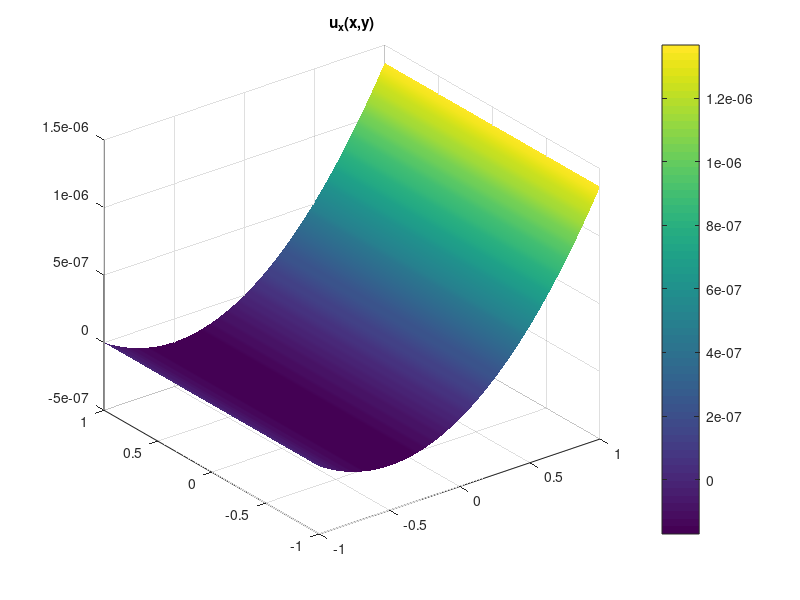
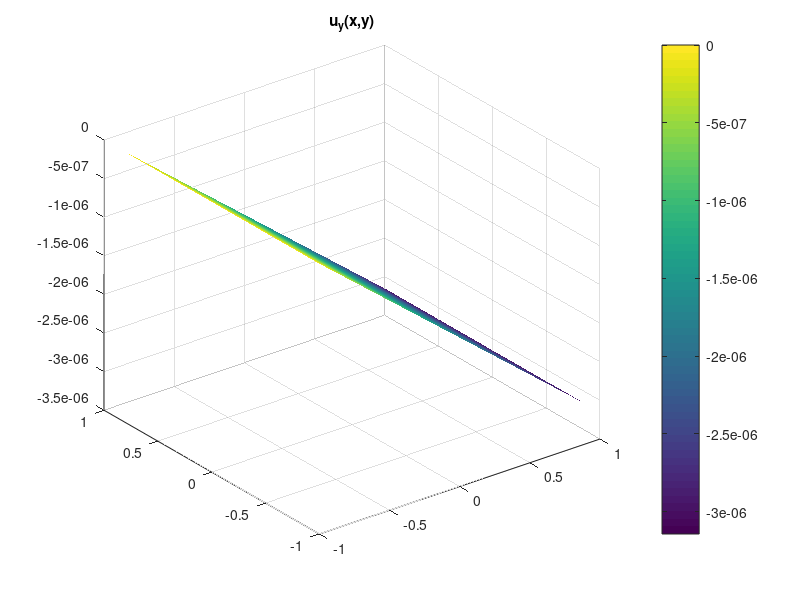
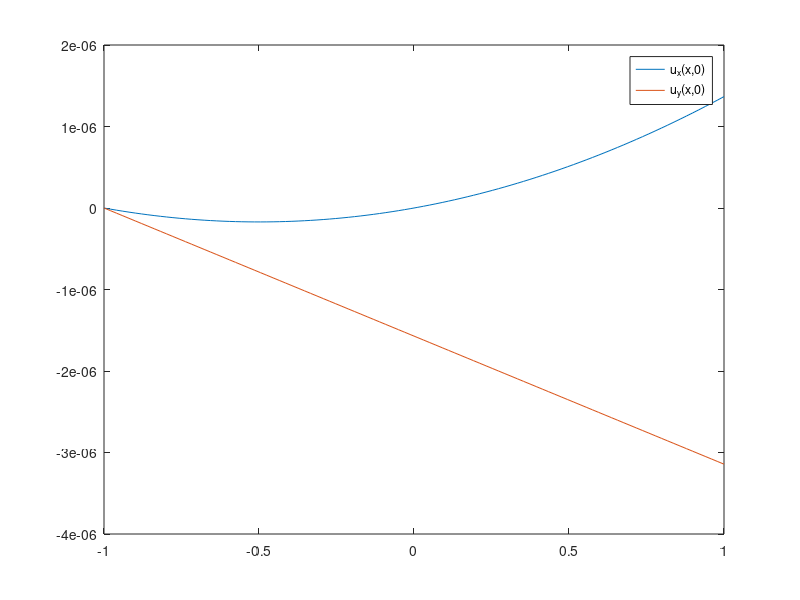
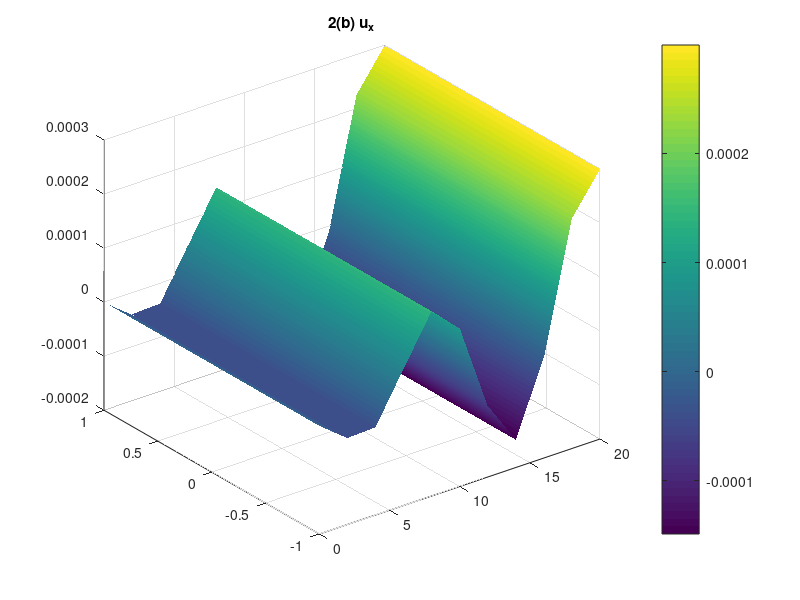

Reproduce these figures in MATLAB, in order.
function [M2b, ux_N, uy_N] = q2()
%% Global variables
global E nu alpha beta dg_ijdx dg_ijdy dg_ijdx_gen dg_ijdy_gen

%% Physical problem parameters
E = 1.18e11; % Young's modulus for titanium Ti-6Al-2Nb-1Ta-0.8Mo [N/m^2]
nu = 0.31;   % Poisson's ratio for Titanium Ti-6Al-2Nb-1Ta-0.8Mo
alpha = E/(1-nu^2);
beta = (1-nu)/2;
% syms E nu alpha beta; % uncomment to calculate M analytically

%% Function handles for the bilinear basis functions and their derivatives
% Cell array with function handles for the four g_ij basis functions.
% i,j = 1 corresponds to the - subscript. i,j = 2 to the + subscript.
% E.g. g_ij{2,1} returns the g_+- function handle.
g_ij = {@(x,y) (1+x).*(1+y)./4, @(x,y) (1+x).*(1-y)./4;  % g_--, g_-+
        @(x,y) (1-x).*(1+y)./4, @(x,y) (1-x).*(1-y)./4}; % g_+-, g_++

% Generalized basis functions over the domain [x0-a,x0+a]x[y0-b,y0+b]
g_ij_gen = {@(x,y,x0,y0,a,b)  (x-(x0-a))*(y-(y0-b))/(4*a*b), ...
            @(x,y,x0,y0,a,b) -(x-(x0+a))*(y-(y0-b))/(4*a*b);
            @(x,y,x0,y0,a,b) -(x-(x0-a))*(y-(y0+b))/(4*a*b), ...
            @(x,y,x0,y0,a,b)  (x-(x0+a))*(y-(y0+b))/(4*a*b)};
    
% Function handles for the x-derivatives of the basis functions g_ij.
% Note: Returned function handles are still multivariate (x,y) to remain
% compatible with our 2D Gauss-Legendre quadrature function, which
% integrates them over the unit square.
dg_ijdx = {@(x,y)  (1+y)/4, @(x,y)  (1-y)/4;  % dg_--/dx, dg_-+/dx
           @(x,y) -(1+y)/4, @(x,y) -(1-y)/4}; % dg_+-/dx, dg_++/dx

% x derivative of the generalized basis functions
dg_ijdx_gen = {@(x,y,x0,y0,a,b)  (y-(y0-b))/(4*a*b), ...
               @(x,y,x0,y0,a,b) -(y-(y0-b))/(4*a*b);
               @(x,y,x0,y0,a,b) -(y-(y0+b))/(4*a*b), ...
               @(x,y,x0,y0,a,b)  (y-(y0+b))/(4*a*b)};

% Function handles for the y-derivatives of the basis functions g_ij.
dg_ijdy = {@(x,y) (1+x)/4, @(x,y) -(1+x)/4;  % dg_--/dy, dg_-+/dy
           @(x,y) (1-x)/4, @(x,y) -(1-x)/4}; % dg_+-/dy, dg_++/dy

% y derivatives of the generalized basis functions
dg_ijdy_gen = {@(x,y,x0,y0,a,b)  (x-(x0-a))/(4*a*b), ...
               @(x,y,x0,y0,a,b) -(x-(x0+a))/(4*a*b);
               @(x,y,x0,y0,a,b) -(x-(x0-a))/(4*a*b), ...
               @(x,y,x0,y0,a,b)  (x-(x0+a))/(4*a*b)};
       
%% Problem 2(a): single element (unit square) beam under stress
% Build M matrix block by block.
M = zeros(8,8);
% M = sym('M', [8 8]);  % uncomment to calculate M analytically
for gamma=1:4
    for delta=1:4
        M(2*gamma-1:2*gamma, 2*delta-1:2*delta) = B(gamma, delta);
    end
end

% Build right hand side vector containing the forces.
F_delta = 8e4; % [N/m^2]

g_11 = g_ij{1,1};
g_12 = g_ij{1,2};
g_21 = g_ij{2,1};
g_22 = g_ij{2,2};

b = zeros(8,1);
b(2) = -F_delta * g_11(1,0);
b(4) = -F_delta * g_12(1,0);
b(6) = -F_delta * g_21(1,0);
b(8) = -F_delta * g_22(1,0);

% Imposing that u_x = 0 and u_y = 0 for x=-1, -1<=y<=1 is equivalent to imposing
% that a_+-, a_++, b+-, and b_++ all equal zero. So we are just interested in
% solving the top left 4x4 system of linear equations.
M2a = M(1:4,1:4);
b2a = b(1:4);
a2a = M2a \ b2a;

% Calculate and plot deflection fields from the a_ij, b_ij coefficients.
ux = @(x,y) a2a(1).*g_ij{1,1}(x,y) + a2a(3).*g_ij{1,2}(x,y);
uy = @(x,y) a2a(2).*g_ij{1,1}(x,y) + a2a(4).*g_ij{1,2}(x,y);
x = repmat(linspace(-1,1,100),[100,1]);
y = repmat(linspace(-1,1,100),[100,1]);
ux_xy = ux(x,y);
uy_xy = uy(x,y);

figure;
surf(x, y', ux_xy); shading interp; colorbar; title('u_x(x,y)');

figure;
surf(x, y', uy_xy); shading interp; colorbar; title('u_y(x,y)');

figure;
plot(x(end/2,:), ux_xy(end/2,:)', x(end/2,:), uy_xy(end/2,:)');
legend('u_x(x,0)', 'u_y(x,0)');

%% Problem 2(b): rectangular beam (composed of N elements) under stress
N = 10;

% Assemble the block-diagonal matrix element by element.
M2b = zeros(4*(N+1), 4*(N+1));
for n=1:N
    x0 = 2*n-1;
    y0 = 0;
    a = 1;
    b = 1;
    
    M2 = zeros(8,8);
    for gamma=1:4
        for delta=1:4
            M2(2*gamma-1:2*gamma, 2*delta-1:2*delta) = ...
                B_gen(gamma, delta, x0, y0, a, b);
        end
    end
    
    % We want M2 in the order ++, +-, -+, -- so the matrices corresponding
    % to different elements overlap correctly.
    M2 = fliplr(flipud(M2));
    
    M2b(4*n-3:4*n+4, 4*n-3:4*n+4) = M2;
end

% Imposing the u_x = u_y = 0 BC at the left wall.
M2b(1:4,1:4) = zeros(4,4);
M2b(5:8,1:4) = zeros(4,4);
M2b(1:4,5:8) = zeros(4,4);

x0 = 2*N-1;
y0 = 0;
a = 1;
b = 1;

g_11_gen = g_ij_gen{1,1};
g_12_gen = g_ij_gen{1,2};
g_21_gen = g_ij_gen{2,1};
g_22_gen = g_ij_gen{2,2};

b2b = zeros(4*N+4,1);
b2b(end)   = -F_delta * g_11_gen(2*N,0,x0,y0,a,b);
b2b(end-2) = -F_delta * g_12_gen(2*N,0,x0,y0,a,b);
b2b(end-4) = -F_delta * g_21_gen(2*N,0,x0,y0,a,b);
b2b(end-6) = -F_delta * g_22_gen(2*N,0,x0,y0,a,b);

% Solve for the coefficients ignoring the four coefficients for element 1
% that we know must be zero to satisfy the BCs.
a2b = zeros(4*N+4,1);
a2b(5:end) = M2b(5:end, 5:end) \ b2b(5:end);

ux_N = [];
uy_N = [];

% Calculate the deflection fields from the a_ij, b_ij coefficients for each
% element.
for n=1:N
    a_n = a2b(4*n-3:4*n+4);
    aij = a_n(1:2:7);
    bij = a_n(2:2:8);
 
    x0 = 2*n-1;
    y0 = 0;
    a = 1;
    b = 1;
    ux = @(x,y) aij(4).*g_ij_gen{1,1}(x,y,x0,y0,a,b) ...
              + aij(3).*g_ij_gen{1,2}(x,y,x0,y0,a,b) ...
              + aij(2).*g_ij_gen{2,1}(x,y,x0,y0,a,b) ...
              + aij(1).*g_ij_gen{2,2}(x,y,x0,y0,a,b);
    uy = @(x,y) bij(4).*g_ij_gen{1,1}(x,y,x0,y0,a,b) ...
              + bij(3).*g_ij_gen{1,2}(x,y,x0,y0,a,b) ...
              + bij(2).*g_ij_gen{2,1}(x,y,x0,y0,a,b) ...
              + bij(1).*g_ij_gen{2,2}(x,y,x0,y0,a,b);
    
    x = repmat(linspace(2*n-2,2*n,100), [100,1]);
    y = repmat(linspace(-1,1,100), [100,1]);
    
    ux_N = [ux_N; ux(x,y)'];
    uy_N = [uy_N; uy(x,y)'];
end

x = linspace(0,2*N,100*N);
y = linspace(-1,1,100);
figure; surf(x,y,ux_N'); title('2(b) u_x'); shading interp; colorbar;
figure; surf(x,y,uy_N'); title('2(b) u_y'); shading interp; colorbar;
end

%% Gauss-Legendre quadrature integration
function integral = gauss_legendre_quadrature_2D(f, x1, x2, y1, y2)
% Integrate the function f(x,y) over the domain [x1,x2]x[y1,y2] using
% Gaussian quadrature with a unit weighing function \omega(x,y)=1 so the
% associated polynomials are the Legendre polynomials and thus the method
% is known as Gauss-Legendre quadrature with two quadrature points for each
% spatial dimension as we only need to integrate bilinear functions.
    scaled_f = @(x,y) f((x2-x1)*x/2 + (x1+x2)/2, (y2-y1)*y/2 + (y1+y2)/2);
    integral = (x2-x1)*(y2-y1)/4 * ...
               ( scaled_f(-1/sqrt(3), -1/sqrt(3)) ...
               + scaled_f(-1/sqrt(3), 1/sqrt(3)) ...
               + scaled_f(1/sqrt(3), -1/sqrt(3)) ...
               + f(1/sqrt(3), 1/sqrt(3)) );
end

%% Interface for looking up derivatives of the bilinear basis functions.
function dg = dg(i,j,m)
% Returns the function handle corresponding to the m derivative of the g_ij
% basis function, that is dg_ij/dx_m. i,j can take on the values {1,2} where 1
% corresponds to the - subscript, 2 to the + subscript. m can take on the string
% values {'x','y'}.

    assert(i==1 || i==2, 'Invalid value for i, not 1 (-) or 2 (+)!')
    assert(j==1 || j==2, 'Invalid value for j, not 1 (-) or 2 (+)!')
    assert(m=='x' || m=='y', 'Invalid value for m, not ''x'' or ''y''!')

    global dg_ijdx dg_ijdy

    if m == 'x'
        dg = dg_ijdx{i,j};
    elseif m == 'y'
        dg = dg_ijdy{i,j};
    end
end

function dg = dg_gen(i,j,m)
% Returns the function handle corresponding to the m derivative of the g_ij
% basis function, that is dg_ij/dx_m. i,j can take on the values {1,2} where 1
% corresponds to the - subscript, 2 to the + subscript. m can take on the string
% values {'x','y'}.

    assert(i==1 || i==2, 'Invalid value for i, not 1 (-) or 2 (+)!')
    assert(j==1 || j==2, 'Invalid value for j, not 1 (-) or 2 (+)!')
    assert(m=='x' || m=='y', 'Invalid value for m, not ''x'' or ''y''!')

    global dg_ijdx_gen dg_ijdy_gen

    if m == 'x'
        dg = dg_ijdx_gen{i,j};
    elseif m == 'y'
        dg = dg_ijdy_gen{i,j};
    end
end

%% Implementation of the rank-6 G_ijkl^mn tensor-like symbol.
function G = G(i,j,k,l,m,n)
    global alpha
    assert(i==1 || i==2, 'Invalid value for i, not 1 (-) or 2 (+)!')
    assert(j==1 || j==2, 'Invalid value for j, not 1 (-) or 2 (+)!')
    assert(k==1 || k==2, 'Invalid value for k, not 1 (-) or 2 (+)!')
    assert(l==1 || l==2, 'Invalid value for l, not 1 (-) or 2 (+)!')
    assert(m=='x' || m=='y', 'Invalid value for m, not ''x'' or ''y''!')
    assert(n=='x' || n=='y', 'Invalid value for m, not ''x'' or ''y''!')

    dg1 = dg(i,j,m);
    dg2 = dg(k,l,n);
    integrand = @(x,y) alpha*dg1(x,y)*dg2(x,y);
    G = gauss_legendre_quadrature_2D(integrand, -1, 1, -1, 1);
end

function G = G_gen(i,j,k,l,m,n,x0,y0,a,b)
    global alpha
    assert(i==1 || i==2, 'Invalid value for i, not 1 (-) or 2 (+)!')
    assert(j==1 || j==2, 'Invalid value for j, not 1 (-) or 2 (+)!')
    assert(k==1 || k==2, 'Invalid value for k, not 1 (-) or 2 (+)!')
    assert(l==1 || l==2, 'Invalid value for l, not 1 (-) or 2 (+)!')
    assert(m=='x' || m=='y', 'Invalid value for m, not ''x'' or ''y''!')
    assert(n=='x' || n=='y', 'Invalid value for m, not ''x'' or ''y''!')

    dg1 = dg_gen(i,j,m);
    dg2 = dg_gen(k,l,n);
    integrand = @(x,y) alpha*dg1(x,y,x0,y0,a,b)*dg2(x,y,x0,y0,a,b);
    G = gauss_legendre_quadrature_2D(integrand, x0-a, x0+a, y0-b, y0+b);
end

%% Generates and returns the 2x2 block matrices B_gamma,delta.
function B = B(gamma, delta)
    global nu beta

    four2two = {[1,1], [1,2], [2,1], [2,2]};
    [i,j] = deal(four2two{gamma}(1), four2two{gamma}(2));
    [k,l] = deal(four2two{delta}(1), four2two{delta}(2));

    B_11 = G(i,j,k,l,'x','x') + beta*G(i,j,k,l,'y','y');
    B_12 = nu*G(i,j,k,l,'x','y') + beta*G(i,j,k,l,'y','x');
    B_21 = beta*G(i,j,k,l,'x','y') + nu*G(i,j,k,l,'y','x');
    B_22 = beta*G(i,j,k,l,'x','x') + G(i,j,k,l,'y','y');

    B = [B_11, B_12; B_21, B_22];
end

function B = B_gen(gamma, delta,x0,y0,a,b)
    global nu beta

    four2two = {[1,1], [1,2], [2,1], [2,2]};
    [i,j] = deal(four2two{gamma}(1), four2two{gamma}(2));
    [k,l] = deal(four2two{delta}(1), four2two{delta}(2));
    
    G2 = @(i,j,k,l,m,n) G_gen(i,j,k,l,m,n,x0,y0,a,b);

    B_11 = G2(i,j,k,l,'x','x') + beta*G2(i,j,k,l,'y','y');
    B_12 = nu*G2(i,j,k,l,'x','y') + beta*G2(i,j,k,l,'y','x');
    B_21 = beta*G2(i,j,k,l,'x','y') + nu*G2(i,j,k,l,'y','x');
    B_22 = beta*G2(i,j,k,l,'x','x') + G2(i,j,k,l,'y','y');

    B = [B_11, B_12; B_21, B_22];
end
